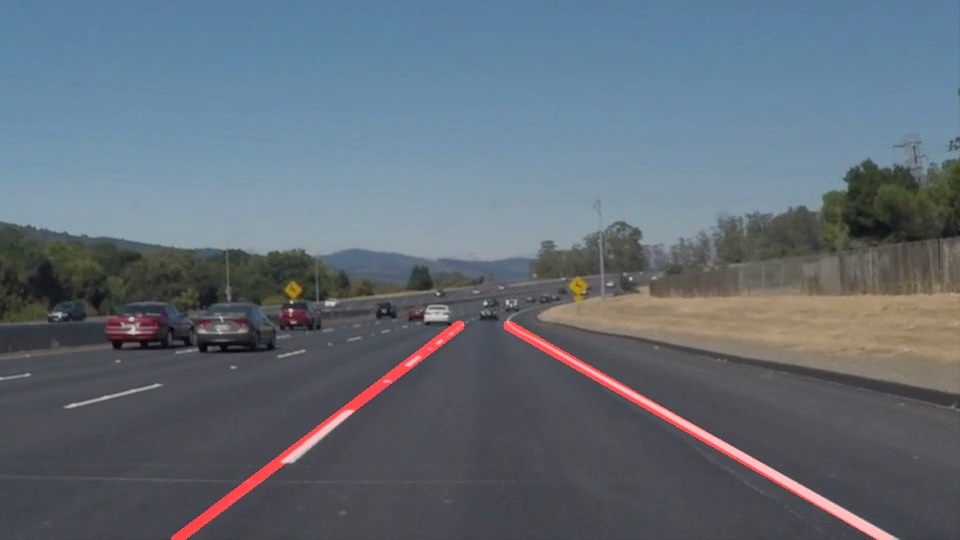
#> input picture solidWhiteCurve.jpg, 960 x 540 px
$ python -i test_on_video.py   (imports and definitions only)
#> lines starting #> are read from the running program, lines starting #| are printed output that depends on the picture; after the words box and inside, x2 and y2 are one past the last pixel; in counts of white or black regions, pixels touching at a corner belong together
# -*- coding: utf-8 -*-
"""
Created on Wed Jul 19 23:09:22 2017

@author: yang
"""
import matplotlib.pyplot as plt
import matplotlib.image as mpimg
import numpy as np
import cv2
from moviepy.editor import VideoFileClip
from IPython.display import HTML

import math

def grayscale(img):
    """Applies the Grayscale transform
    This will return an image with only one color channel
    but NOTE: to see the returned image as grayscale
    (assuming your grayscaled image is called 'gray')
    you should call plt.imshow(gray, cmap='gray')"""
    return cv2.cvtColor(img, cv2.COLOR_RGB2GRAY)
    # Or use BGR2GRAY if you read an image with cv2.imread()
    # return cv2.cvtColor(img, cv2.COLOR_BGR2GRAY)

def canny(img, low_threshold, high_threshold):
    """Applies the Canny transform"""
    return cv2.Canny(img, low_threshold, high_threshold)

def gaussian_blur(img, kernel_size):
    """Applies a Gaussian Noise kernel"""
    return cv2.GaussianBlur(img, (kernel_size, kernel_size), 0)

def region_of_interest(img, vertices):
    """
    Applies an image mask.

    Only keeps the region of the image defined by the polygon
    formed from `vertices`. The rest of the image is set to black.
    """
    #defining a blank mask to start with
    mask = np.zeros_like(img)

    #defining a 3 channel or 1 channel color to fill the mask with depending on the input image
    if len(img.shape) > 2:
        channel_count = img.shape[2]  # i.e. 3 or 4 depending on your image
        ignore_mask_color = (255,) * channel_count
    else:
        ignore_mask_color = 255

    #filling pixels inside the polygon defined by "vertices" with the fill color
    cv2.fillPoly(mask, vertices, ignore_mask_color)

    #returning the image only where mask pixels are nonzero
    masked_image = cv2.bitwise_and(img, mask)
    return masked_image


def draw_lines(img, lines, color=[255, 0, 0], thickness=2):
    """
    NOTE: this is the function you might want to use as a starting point once you want to
    average/extrapolate the line segments you detect to map out the full
    extent of the lane (going from the result shown in raw-lines-example.mp4
    to that shown in P1_example.mp4).

    Think about things like separating line segments by their
    slope ((y2-y1)/(x2-x1)) to decide which segments are part of the left
    line vs. the right line.  Then, you can average the position of each of
    the lines and extrapolate to the top and bottom of the lane.

    This function draws `lines` with `color` and `thickness`.
    Lines are drawn on the image inplace (mutates the image).
    If you want to make the lines semi-transparent, think about combining
    this function with the weighted_img() function below
    """
    for line in lines:
        for x1,y1,x2,y2 in line:
            cv2.line(img, (x1, y1), (x2, y2), color, thickness)

def hough_lines(img, rho, theta, threshold, min_line_len, max_line_gap):
    """
    `img` should be the output of a Canny transform.

    Returns an image with hough lines drawn.
    """
    lines = cv2.HoughLinesP(img, rho, theta, threshold, np.array([]), minLineLength=min_line_len, maxLineGap=max_line_gap)
    line_img = np.zeros((img.shape[0], img.shape[1], 3), dtype=np.uint8)
    draw_lines(line_img, lines)
    return line_img

# Python 3 has support for cool math symbols.

def weighted_img(img, initial_img, α=0.8, β=1., λ=0.):
    """
    `img` is the output of the hough_lines(), An image with lines drawn on it.
    Should be a blank image (all black) with lines drawn on it.

    `initial_img` should be the image before any processing.

    The result image is computed as follows:

    initial_img * α + img * β + λ
    NOTE: initial_img and img must be the same shape!
    """
    return cv2.addWeighted(initial_img, α, img, β, λ)

def process_image(image):
    # NOTE: The output you return should be a color image (3 channel) for processing video below
    # TODO: put your pipeline here,
    # you should return the final output (image where lines are drawn on lanes)
    #convert the image into gray scale
    gray = grayscale(image)
    kernel_size = 5
    blur_gray = cv2.GaussianBlur(gray,(kernel_size, kernel_size),0)


    #apply canny edges
    edges = cv2.Canny(blur_gray, 30, 150)


    #create a image mask
    imshape = image.shape
    vertices = np.array([[(0,imshape[0]),(450, imshape[0]/2+55), (550, imshape[0]/2+55), (imshape[1],imshape[0])]], dtype=np.int32)
    masked_edges = region_of_interest(edges, vertices)


    #draw the line in the lanes
    rho = 5 # distance resolution in pixels of the Hough grid
    theta = np.pi/180 # angular resolution in radians of the Hough grid
    threshold = 100     # minimum number of votes (intersections in Hough grid cell)
    min_line_length = 100 #minimum number of pixels making up a line
    max_line_gap = 200    # maximum gap in pixels between connectable line segments

    liines_image = hough_lines(masked_edges, rho, theta, threshold, min_line_length, max_line_gap)

    image = weighted_img(liines_image,image)

    return image

white_output = 'test_videos_output/solidWhiteRight.mp4'
## To speed up the testing process you may want to try your pipeline on a shorter subclip of the video
## To do so add .subclip(start_second,end_second) to the end of the line below
## Where start_second and end_second are integer values representing the start and end of the subclip
## You may also uncomment the following line for a subclip of the first 5 seconds
##clip1 = VideoFileClip("test_videos/solidWhiteRight.mp4").subclip(0,5)
# [1 line that did not run here, left out]
# [1 line that did not run here, left out]
# [1 line not run here, left out]

yellow_output = 'test_videos_output/solidYellowLeft.mp4'
## To speed up the testing process you may want to try your pipeline on a shorter subclip of the video
## To do so add .subclip(start_second,end_second) to the end of the line below
## Where start_second and end_second are integer values representing the start and end of the subclip
## You may also uncomment the following line for a subclip of the first 5 seconds
##clip2 = VideoFileClip('test_videos/solidYellowLeft.mp4').subclip(0,5)
# [1 line that did not run here, left out]
# [1 line that did not run here, left out]
# [1 line not run here, left out]

>>> import cv2
>>> picture = cv2.cvtColor(cv2.imread('solidWhiteCurve.jpg'), cv2.COLOR_BGR2RGB)
>>> result = process_image(picture)
#> in grayscale, `return cv2.cvtColor(img, cv2.COLOR_RGB2GRAY)`:
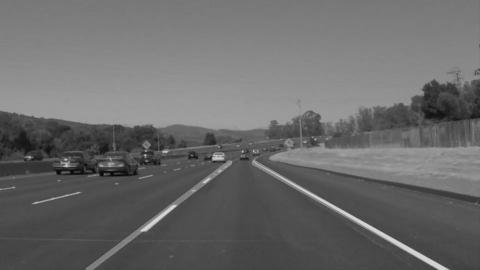
#> returned value: shape (540, 960) (shown at 1/2 size); min 4, max 222, mean 106.5
#> in process_image, `edges = cv2.Canny(blur_gray, 30, 150)`:
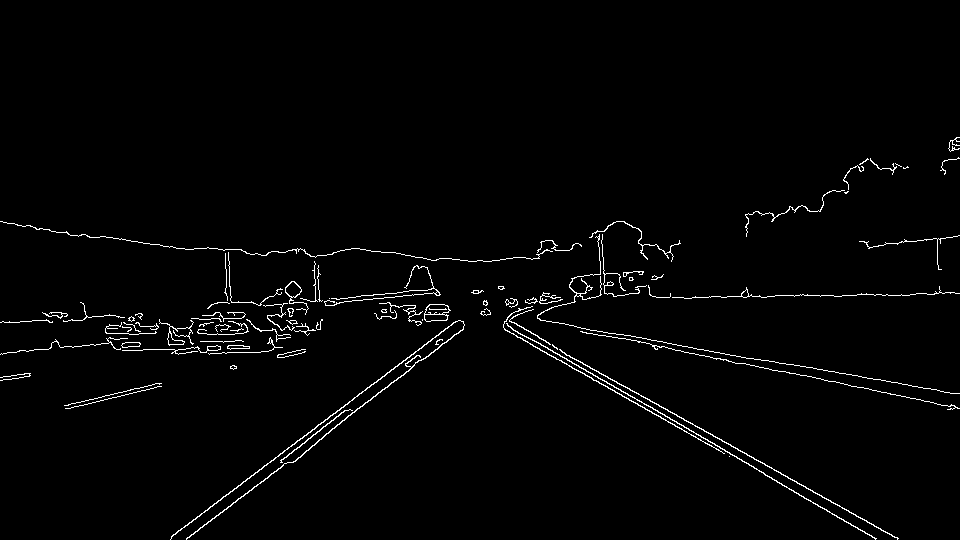
#> edges: shape (540, 960); 1.8% white in thin lines or dots, all inside (x1, y1, x2, y2) = (0, 137, 960, 540)
#> in region_of_interest, `cv2.fillPoly(mask, vertices, ignore_mask_color)`:
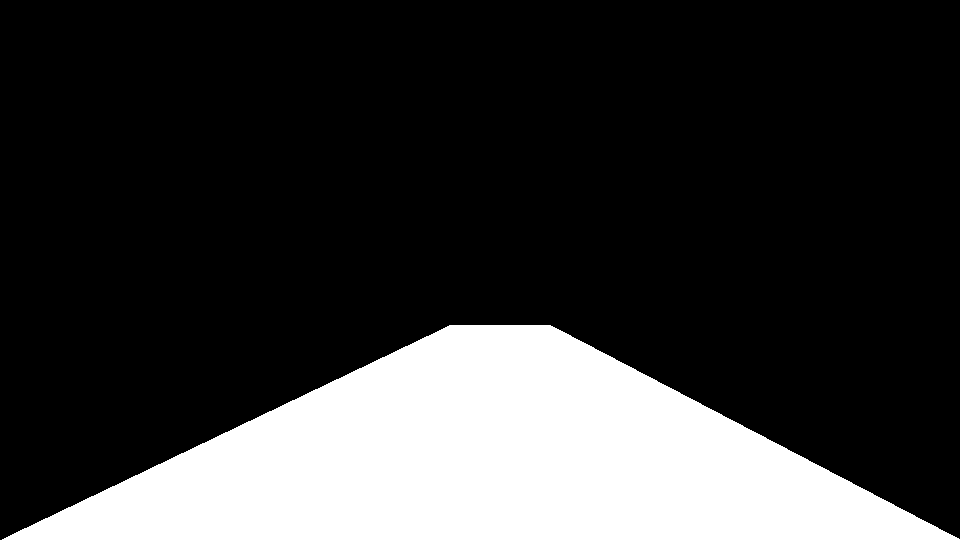
#> mask: shape (540, 960); 22% white; 1 white region, box (x1, y1, x2, y2) and area: (2, 325, 960, 540) 114056
#> in region_of_interest, `masked_image = cv2.bitwise_and(img, mask)`:
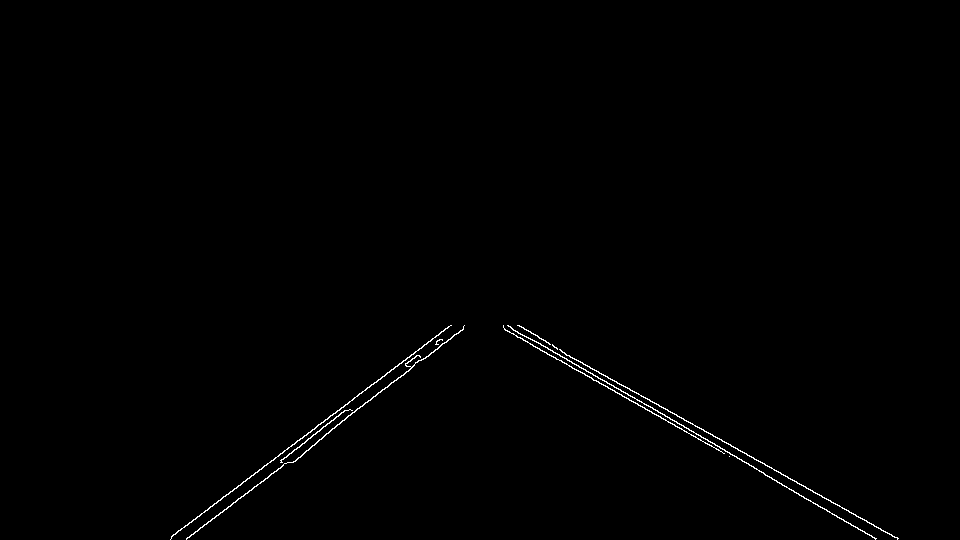
#> masked_image: shape (540, 960); 0.51% white in thin lines or dots, all inside (x1, y1, x2, y2) = (170, 325, 899, 540)
#> in hough_lines, `lines = cv2.HoughLinesP(img, rho, theta, threshold, np.array([]), minL..`: lines = 13 rows, first 6: [554, 347, 898, 538], [503, 326, 723, 453], [171, 536, 451, 325], [186, 538, 462, 330], [614, 387, 719, 446], [507, 325, 876, 538]
#> the loop in draw_lines, `for line in lines:` made 13 passes
#> after the loop in draw_lines, `for line in lines:`:
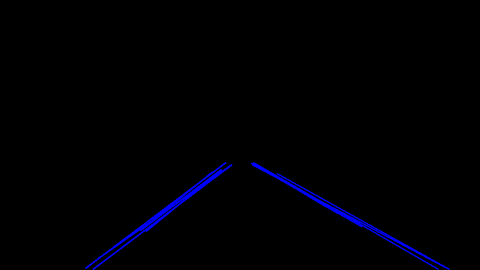
#> img: shape (540, 960, 3) (shown at 1/2 size); mean of channels 0, 1, 2 3.6, 0, 0; drawn as B, G, R
#> in weighted_img, `return cv2.addWeighted(initial_img, α, img, β, λ)`:
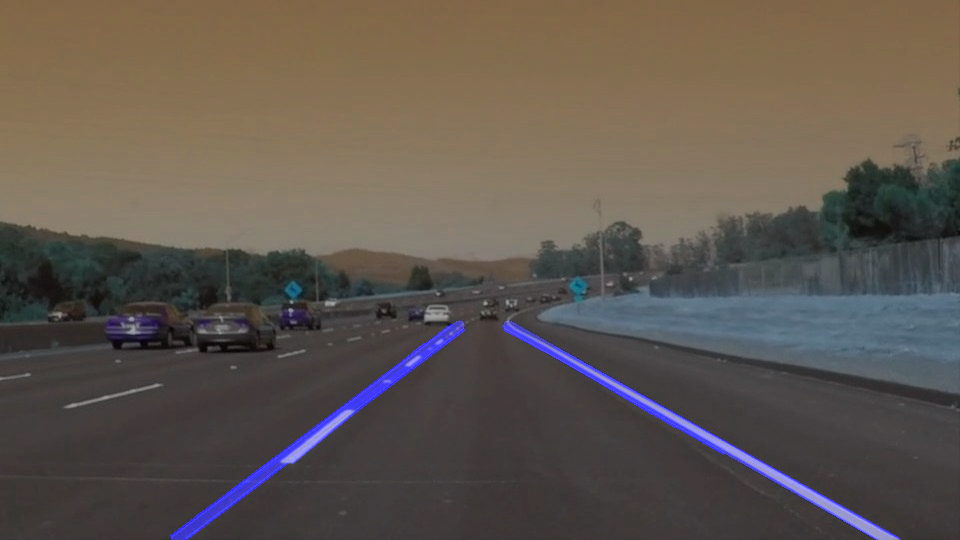
#> returned value: shape (540, 960, 3); mean of channels 0, 1, 2 79.6, 86.7, 95.4; drawn as B, G, R

$ run again, on solidWhiteRight.jpg
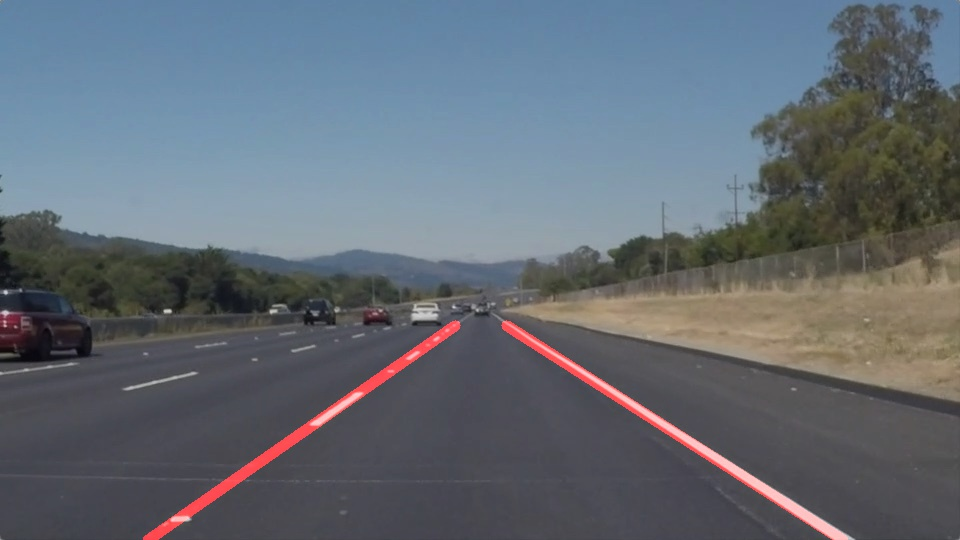
#> input picture solidWhiteRight.jpg, 960 x 540 px
#> in process_image, `edges = cv2.Canny(blur_gray, 30, 150)`:
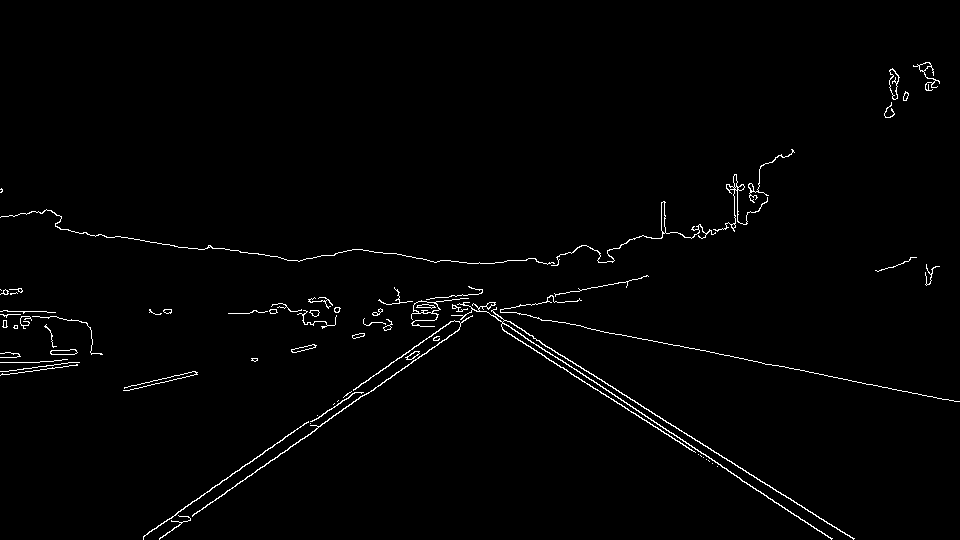
#> edges: shape (540, 960); 1.4% white in thin lines or dots, all inside (x1, y1, x2, y2) = (0, 62, 960, 540)
#> mask: shape (540, 960); 22% white; 1 white region, box (x1, y1, x2, y2) and area: (2, 325, 960, 540) 114056
#> masked_image: shape (540, 960); 0.48% white in thin lines or dots, all inside (x1, y1, x2, y2) = (143, 325, 855, 540)
#> lines = 17 rows, first 6: [517, 327, 854, 538], [506, 325, 695, 452], [143, 537, 437, 331], [545, 357, 705, 454], [187, 521, 439, 338], [557, 357, 742, 481]
#> the loop in draw_lines, `for line in lines:` made 17 passes
#> in weighted_img, `return cv2.addWeighted(initial_img, α, img, β, λ)`:
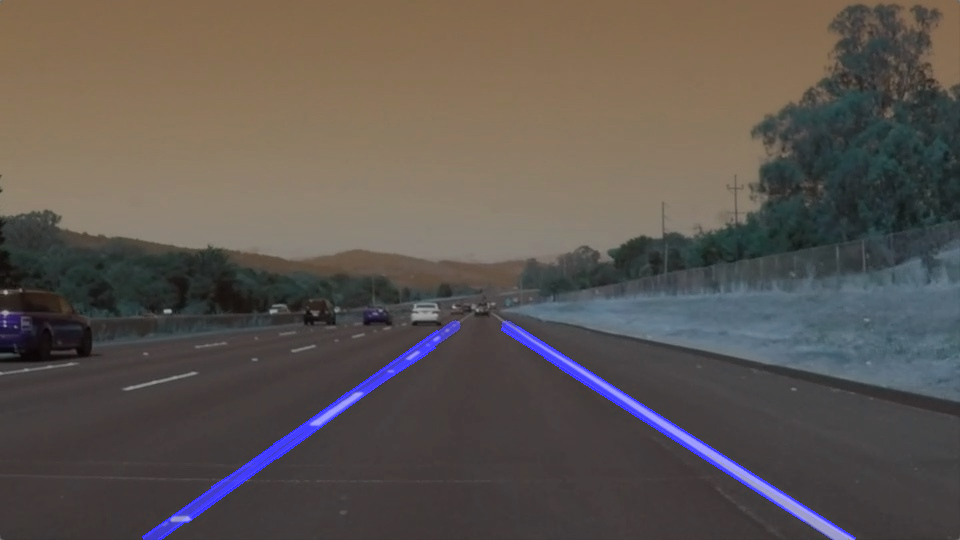
#> returned value: shape (540, 960, 3); mean of channels 0, 1, 2 80.9, 85.5, 92.6; drawn as B, G, R

$ run again, on solidYellowCurve.jpg
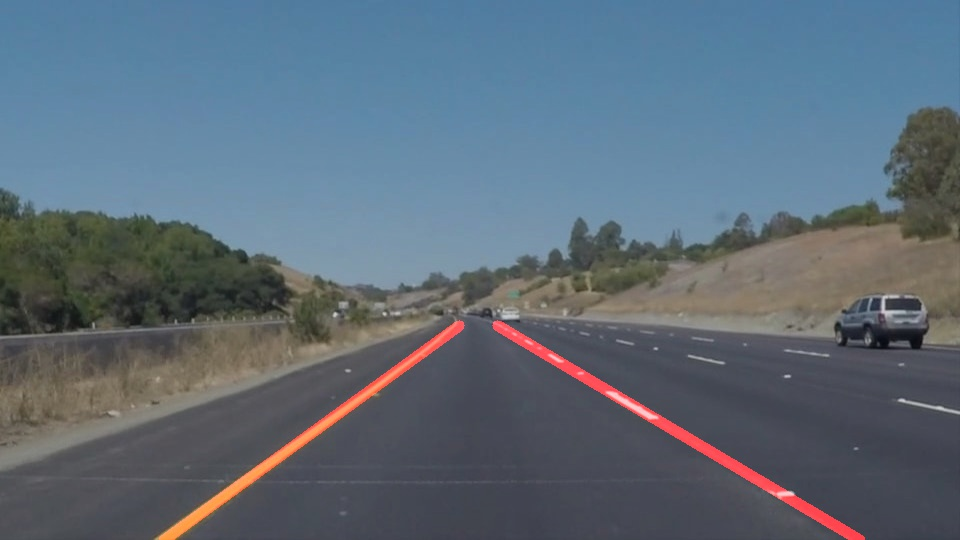
#> input picture solidYellowCurve.jpg, 960 x 540 px
#> in process_image, `edges = cv2.Canny(blur_gray, 30, 150)`:
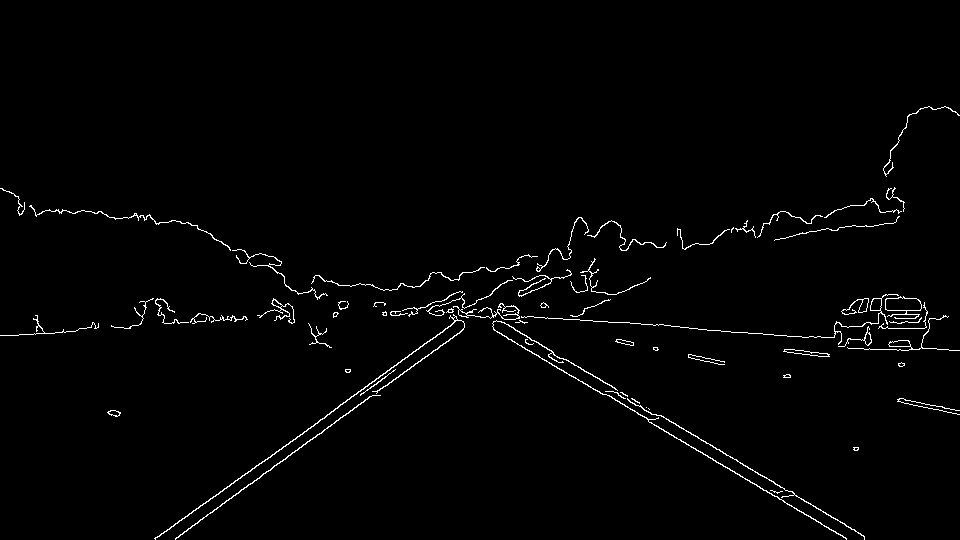
#> edges: shape (540, 960); 1.5% white in thin lines or dots, all inside (x1, y1, x2, y2) = (0, 106, 960, 540)
#> mask: shape (540, 960); 22% white; 1 white region, box (x1, y1, x2, y2) and area: (2, 325, 960, 540) 114056
#> masked_image: shape (540, 960); 0.44% white in thin lines or dots, all inside (x1, y1, x2, y2) = (154, 325, 865, 540)
#> lines = 15 rows, first 6: [525, 340, 864, 536], [493, 329, 783, 496], [175, 539, 462, 330], [154, 538, 395, 369], [508, 325, 864, 539], [492, 326, 846, 539]
#> the loop in draw_lines, `for line in lines:` made 15 passes
#> in weighted_img, `return cv2.addWeighted(initial_img, α, img, β, λ)`:
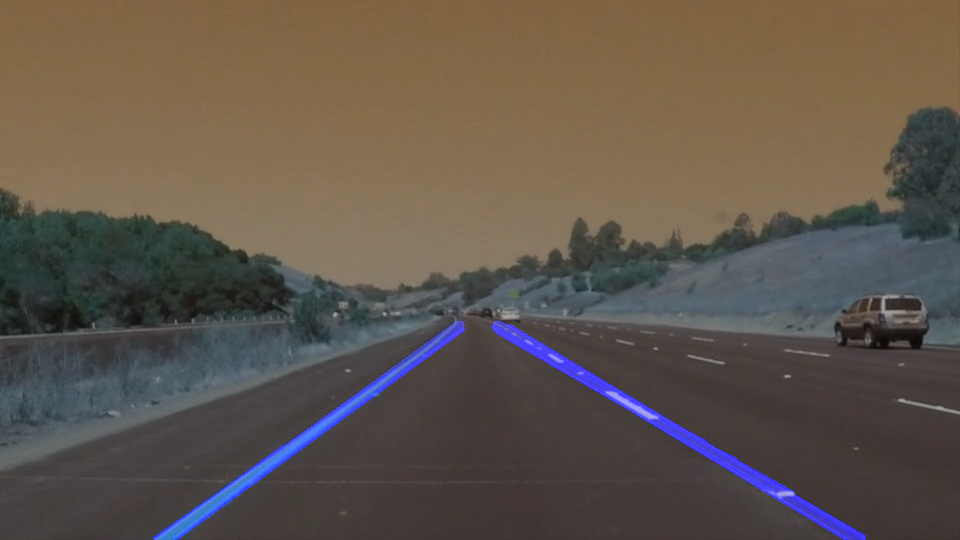
#> returned value: shape (540, 960, 3); mean of channels 0, 1, 2 76.3, 86, 96.1; drawn as B, G, R
